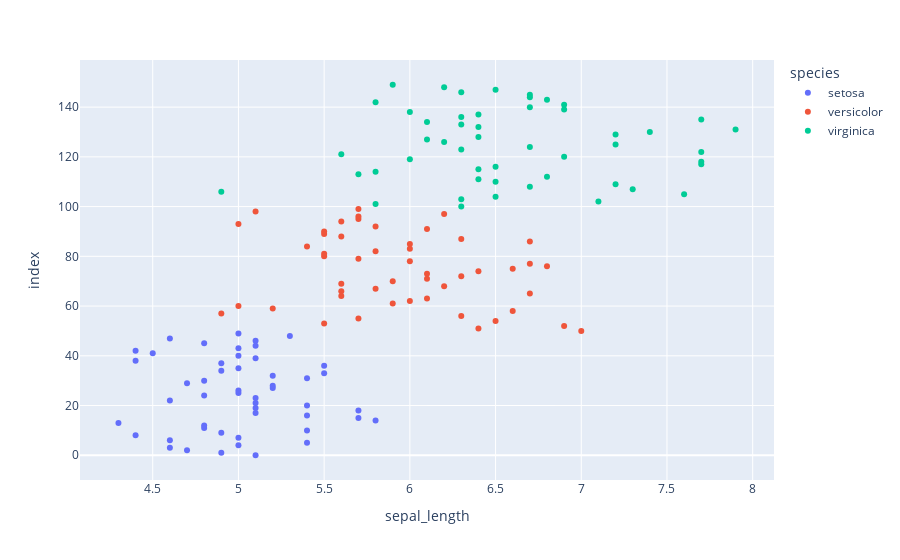

The notebook cell this image was saved under:
### Code cell
px.scatter(df,x='sepal_length',color = 'species')

### Figure 1 — Plotly figure (JSON) as saved in the notebook; plotly's stock layout.template omitted (floating-point values rounded to 4 significant figures)
{"data": [{"hovertemplate": "species=setosa<br>sepal_length=%{x}<br>index=%{y}<extra></extra>", "legendgroup": "setosa", "marker": {"color": "#636efa", "symbol": "circle"}, "mode": "markers", "name": "setosa", "orientation": "h", "showlegend": true, "type": "scatter", "x": [5.1, 4.9, 4.7, 4.6, 5, 5.4, 4.6, 5, 4.4, 4.9, 5.4, 4.8, 4.8, 4.3, 5.8, 5.7, 5.4, 5.1, 5.7, 5.1, 5.4, 5.1, 4.6, 5.1, 4.8, 5, 5, 5.2, 5.2, 4.7, 4.8, 5.4, 5.2, 5.5, 4.9, 5, 5.5, 4.9, 4.4, 5.1, 5, 4.5, 4.4, 5, 5.1, 4.8, 5.1, 4.6, 5.3, 5], "xaxis": "x", "y": [0, 1, 2, 3, 4, 5, 6, 7, 8, 9, 10, 11, 12, 13, 14, 15, 16, 17, 18, 19, 20, 21, 22, 23, 24, 25, 26, 27, 28, 29, 30, 31, 32, 33, 34, 35, 36, 37, 38, 39, 40, 41, 42, 43, 44, 45, 46, 47, 48, 49], "yaxis": "y"}, {"hovertemplate": "species=versicolor<br>sepal_length=%{x}<br>index=%{y}<extra></extra>", "legendgroup": "versicolor", "marker": {"color": "#EF553B", "symbol": "circle"}, "mode": "markers", "name": "versicolor", "orientation": "h", "showlegend": true, "type": "scatter", "x": [7, 6.4, 6.9, 5.5, 6.5, 5.7, 6.3, 4.9, 6.6, 5.2, 5, 5.9, 6, 6.1, 5.6, 6.7, 5.6, 5.8, 6.2, 5.6, 5.9, 6.1, 6.3, 6.1, 6.4, 6.6, 6.8, 6.7, 6, 5.7, 5.5, 5.5, 5.8, 6, 5.4, 6, 6.7, 6.3, 5.6, 5.5, 5.5, 6.1, 5.8, 5, 5.6, 5.7, 5.7, 6.2, 5.1, 5.7], "xaxis": "x", "y": [50, 51, 52, 53, 54, 55, 56, 57, 58, 59, 60, 61, 62, 63, 64, 65, 66, 67, 68, 69, 70, 71, 72, 73, 74, 75, 76, 77, 78, 79, 80, 81, 82, 83, 84, 85, 86, 87, 88, 89, 90, 91, 92, 93, 94, 95, 96, 97, 98, 99], "yaxis": "y"}, {"hovertemplate": "species=virginica<br>sepal_length=%{x}<br>index=%{y}<extra></extra>", "legendgroup": "virginica", "marker": {"color": "#00cc96", "symbol": "circle"}, "mode": "markers", "name": "virginica", "orientation": "h", "showlegend": true, "type": "scatter", "x": [6.3, 5.8, 7.1, 6.3, 6.5, 7.6, 4.9, 7.3, 6.7, 7.2, 6.5, 6.4, 6.8, 5.7, 5.8, 6.4, 6.5, 7.7, 7.7, 6, 6.9, 5.6, 7.7, 6.3, 6.7, 7.2, 6.2, 6.1, 6.4, 7.2, 7.4, 7.9, 6.4, 6.3, 6.1, 7.7, 6.3, 6.4, 6, 6.9, 6.7, 6.9, 5.8, 6.8, 6.7, 6.7, 6.3, 6.5, 6.2, 5.9], "xaxis": "x", "y": [100, 101, 102, 103, 104, 105, 106, 107, 108, 109, 110, 111, 112, 113, 114, 115, 116, 117, 118, 119, 120, 121, 122, 123, 124, 125, 126, 127, 128, 129, 130, 131, 132, 133, 134, 135, 136, 137, 138, 139, 140, 141, 142, 143, 144, 145, 146, 147, 148, 149], "yaxis": "y"}], "layout": {"legend": {"title": {"text": "species"}, "tracegroupgap": 0}, "margin": {"t": 60}, "xaxis": {"anchor": "y", "domain": [0, 1], "title": {"text": "sepal_length"}}, "yaxis": {"anchor": "x", "domain": [0, 1], "title": {"text": "index"}}}}
